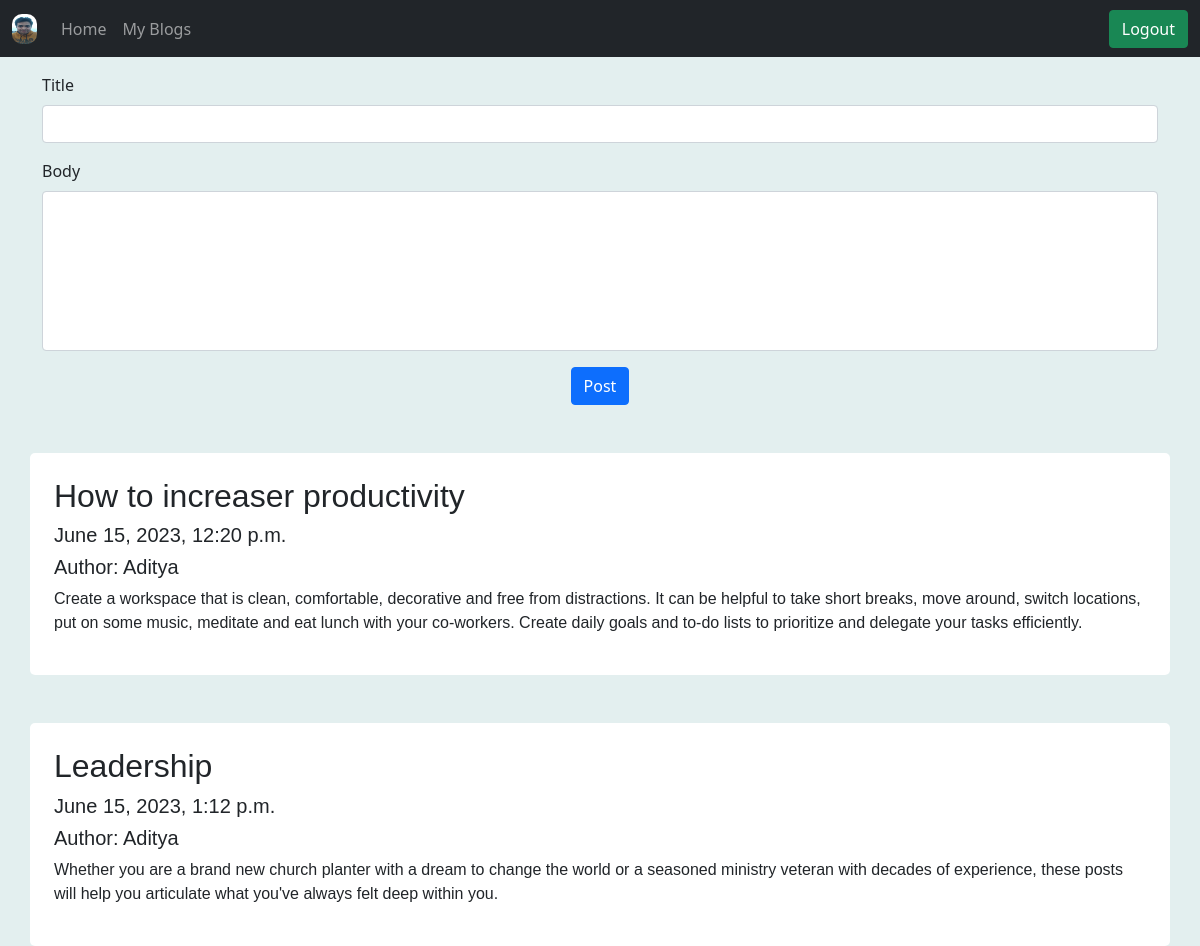
/my-blogs (signed in), run on the app's committed database.
### blog/models.py (models this page shows, shortened)
class Author(models.Model):
    user = models.OneToOneField(User,on_delete=models.CASCADE,null=True)
    name = models.CharField(max_length=100)
    image = models.ImageField(upload_to='authors', null=True)
    def __str__(self):
        return self.name

class Post(models.Model):
    author = models.ForeignKey(Author,on_delete=models.CASCADE,null=True)
    title = models.CharField(max_length=100)
    body = models.CharField(max_length=1000)
    created_at = models.DateTimeField(default=dt.now, blank=True)

### blog/views.py (the view)
# urls.py: path('my-blogs',views.my_blogs,name='my_blogs'),
@login_required(login_url='home')
def my_blogs(request):
    author = Author.objects.filter(user = request.user)[0]
    posts = Post.objects.filter(author=author)
    print(request.user,author,posts)
    return render(request,'myblogs.html',{'posts':posts,'author':author})

### templates/myblogs.html (shortened to what this page needs)
{% extends 'base.html' %}
{% load static %}
{% block content %}
{% for post  in posts %}
<div class="container mt-5 p-4 " style='border-radius: 5px;font-family: Arial;background-color:white;'>
  <h2>{{post.title}}</h2>
  <h5>{{post.created_at}}</h5>
  <h5>Author: {{post.author.name}}</h5>
  <p>{{post.body}}</p>
</div>
{% endfor %}
{% endblock content %}

### templates/base.html (shortened to what this page needs)
{% load static %}
<!DOCTYPE html>
<html lang="en">
<head>
    <link href="https://cdn.jsdelivr.net/npm/bootstrap@5.0.2/dist/css/bootstrap.min.css" rel="stylesheet">
</head>
<body>
    <nav class="navbar navbar-expand-lg navbar-dark bg-dark">
        <div class="container-fluid">
          {% if request.user.is_authenticated %}
              <a class="navbar-brand" href="author/{{author.id}}">
                <img src="{{author.image.url}}" alt="" width="25" height="30" class="d-inline-block align-text-top" style="border-radius: 10px;">
              </a>
          {% else %}
              <a class="navbar-brand" href="/">Bloggers.com</a>
          {% endif %}
          <div class="collapse navbar-collapse" id="navbarSupportedContent">
            <ul class="navbar-nav me-auto mb-2 mb-lg-0">
              <li class="nav-item">
                <a class="nav-link" aria-current="page" href={% url "home" %}>Home</a>
              </li>
              <li class="nav-item">
                {% if request.user.is_authenticated %}
                <a class="nav-link" href={% url 'my_blogs' %}>My Blogs</a>
                {% else %}
                <a class="nav-link" href={% url 'login_page' %}>Write a Blog</a>
                {% endif %}
              </li>
            </ul>
            <button class="btn btn-success" type="submit">
                {% if request.user.is_authenticated %}
                <a href={% url 'logout_page'%} style="text-decoration:none;color:white;">Logout</a>
                {% else %}
                <a href={% url 'login_page'%} style="text-decoration:none;color:white;">Login</a>
                {% endif %}
              </button>
          </div>
        </div>
      </nav>
  {%block add%}
  {% if request.user.is_authenticated %}
  <div class="container mt-3">
    <form action={% url 'add-blog' %} method="post">
      <div class="mb-3">
        <label for="exampleInputEmail1" class="form-label">Title</label>
        <input type="text" class="form-control" id="exampleInputEmail1" aria-describedby="emailHelp" name="title" required>
      </div>
      <div class="mb-3">
        <label for="exampleInputEmail1" class="form-label">Body</label><br>
        <input type="text" class="form-control" id="exampleInputEmail1" aria-describedby="emailHelp" name="body" style="height: 20vh;" required>
      </div>
    <center><button type="submit" class="btn btn-primary" >Post</button>  </center>
    </form>
  </div>
  {% endif %}
  {% endblock %}
  {% block content %}
  {% endblock content %}
</body>
</html>

### templates/base.html (style rules this page uses)
body { background-color:rgb(227, 239, 239); margin: 0px; padding: 0px; }

### data on the page
Author: image (picture)
Post: title "How to increaser productivity", created_at "June 15, 2023, 12:20 p.m.", author.name "Aditya", body "Create a workspace that is clean, comfortable, decorative and free from distractions. It can be helpful to take short breaks, move around, switch locations, put on some music, meditate and eat lunch with your co-workers. Create daily goals and to-do lists to prioritize and delegate your tasks efficiently."
Post: title "Leadership", created_at "June 15, 2023, 1:12 p.m.", author.name "Aditya", body "Whether you are a brand new church planter with a dream to change the world or a seasoned ministry veteran with decades of experience, these posts will help you articulate what you've always felt deep within you."
